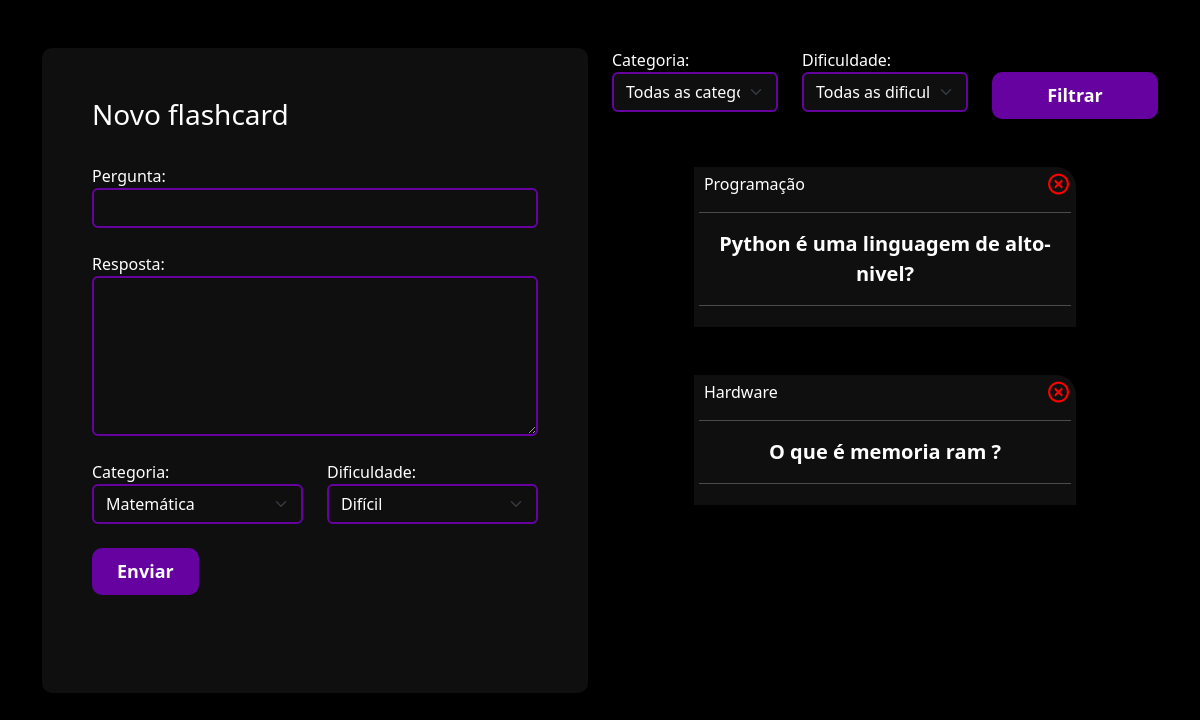
/flashcard/novo_flashcard/ (signed in), run on an earlier commit of the app's database.
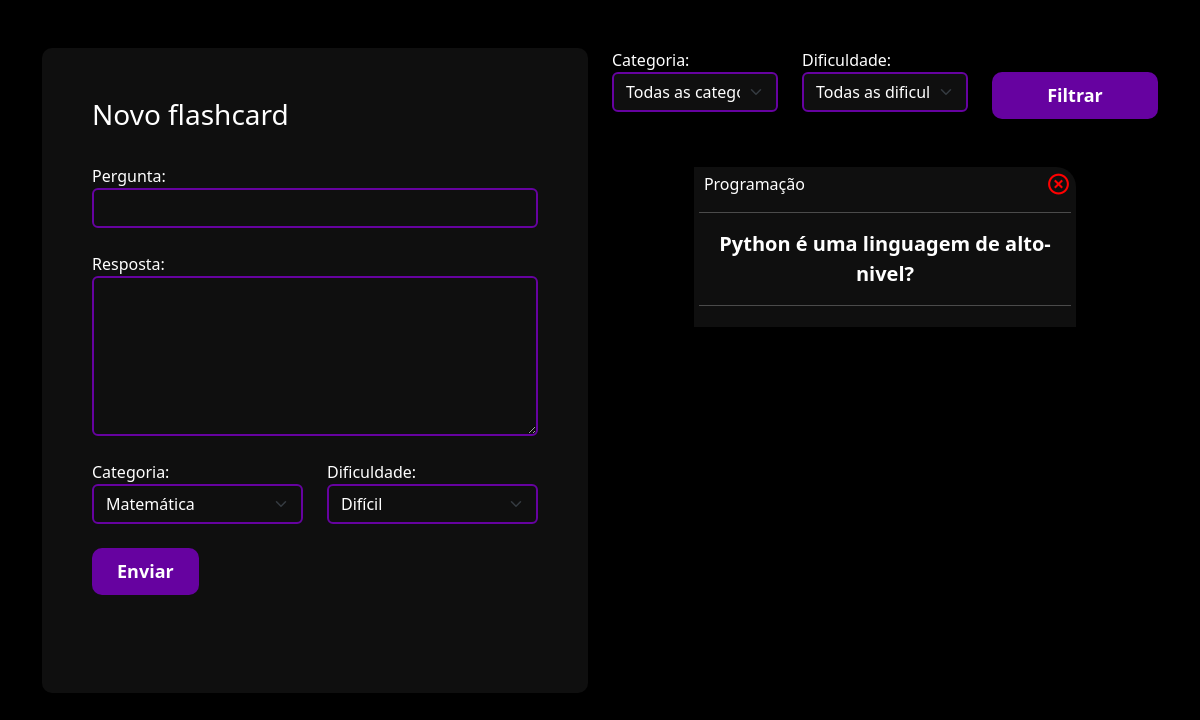
And on a later commit of the database.
### flashcard/models.py (models this page shows, shortened)
class Flashcard(models.Model):
    DIFICULDADE_CHOICES = (('D', 'Difícil'), ('M', 'Médio'), ('F', 'Fácil'))
    user = models.ForeignKey(User, on_delete=models.DO_NOTHING)
    pergunta = models.CharField(max_length=200)
    resposta = models.TextField()
    categoria = models.ForeignKey(Categoria, on_delete=models.DO_NOTHING)
    dificuldade = models.CharField(max_length=1, choices=DIFICULDADE_CHOICES)

class Categoria(models.Model):
    nome = models.CharField(max_length=25)
    def __str__(self):
        return self.nome

### flashcard/views.py (the view, shortened to what this page needs)
# urls.py: path('novo_flashcard/', views.novo_flashcard, name="novo_flashcard"),
def novo_flashcard(req):
    if not req.user.is_authenticated:
        return redirect("/usuarios/logar")
    elif req.method == "GET":
        categoria = Categoria.objects.all()
        dificuldades = Flashcard.DIFICULDADE_CHOICES
        flashcards = Flashcard.objects.filter(user=req.user)
        categoria_filter = req.GET.get("categoria")
        dificuldade_filter = req.GET.get("dificuldade")
        if categoria_filter:
            flashcards = flashcards.filter(categoria__id=categoria_filter)
        if dificuldade_filter:
            flashcards = flashcards.filter(dificuldade=dificuldade_filter)
        return render(
            req,
            "novo_flashcard.html",
            {
                "categorias": categoria,
                "dificuldades": dificuldades,
                "flashcards": flashcards,
            },
        )

### flashcard/templates/novo_flashcard.html (shortened to what this page needs)
{% extends "base.html" %} {% load static %} {% block 'header' %}
<link href="{% static 'usuarios/css/cadastro.css' %}" rel="stylesheet" />
<link
  href="https://unpkg.com/boxicons@2.1.4/css/boxicons.min.css"
  rel="stylesheet"
/>
<link href="{% static 'flashcard/css/novo_flashcard.css' %}" rel="stylesheet" />
{% endblock 'header' %} {% block 'conteudo' %}
<div class="container">
  <br />
  <br />
  <div class="row">
    <div class="col-md">
      <div class="box-form">
        <form action="{% url 'novo_flashcard' %}" method="POST">
          <h3>Novo flashcard</h3>
          <br />
          <label>Pergunta:</label>
          <input type="text" class="form-control" name="pergunta" required />
          <br />
          <label>Resposta:</label>
          <textarea
            class="form-control"
            name="resposta"
            rows="6"
            required
          ></textarea>
          <br />
          <div class="row">
            <div class="col-md">
              <label for="">Categoria:</label>
              <select class="form-select" name="categoria">
                {% for categoria in categorias %}
                <option value="{{categoria.id}}">{{categoria}}</option>
                {% endfor %}
              </select>
            </div>
            <div class="col-md">
              <label for="">Dificuldade:</label>
              <select class="form-select" name="dificuldade">
                {% for dificuldade in dificuldades %}
                <option value="{{dificuldade.0}}">{{dificuldade.1}}</option>
                {% endfor %}
              </select>
            </div>
          </div>
          <br />
          <input type="submit" value="Enviar" class="btn-cadastro" />
          <br />
          <br />
          <br />
        </form>
      </div>
    </div>
    <div class="col-md">
      <form action="{% url 'novo_flashcard' %}" method="GET">
        <div class="row">
          <div class="col-md">
            <label for="">Categoria:</label>
            <select name="categoria" id="" class="form-select">
              <option value="">Todas as categorias:</option>
            </select>
          </div>
          <div class="col-md">
            <label for="">Dificuldade:</label>
            <select name="dificuldade" id="" class="form-select">
              <option value="">Todas as dificuldades:</option>
            </select>
          </div>
          <div class="col-md">
            <br />
            <input
              type="submit"
              style="width: 100%"
              value="Filtrar"
              class="btn-cadastro"
            />
          </div>
        </div>
      </form>
      <br />
      <br />
      {% for flash in flashcards %}
      <div class="box-new-flashcard" onclick="flip_card({{flash.id}})">
        <div class="flashcard">
          <div class="flashcard-categoria">{{flash.categoria}}</div>
          <a href="{% url 'delete_flashcard' flash.id %}"
            ><i class="icone-exit bx bx-x-circle"></i
          ></a>
          <hr />
          <div class="flashcard-box-item">
            <p class="flashcard-item">{{flash.pergunta}}</p>
          </div>
          <hr />
        </div>
      </div>
      <br />
      <br />
      {% endfor %}
    </div>
  </div>
</div>
{% endblock 'conteudo' %}

What changed in the data, as far as the page shows it:
removed Flashcard: categoria "Hardware", pergunta "O que é memoria ram ?"
